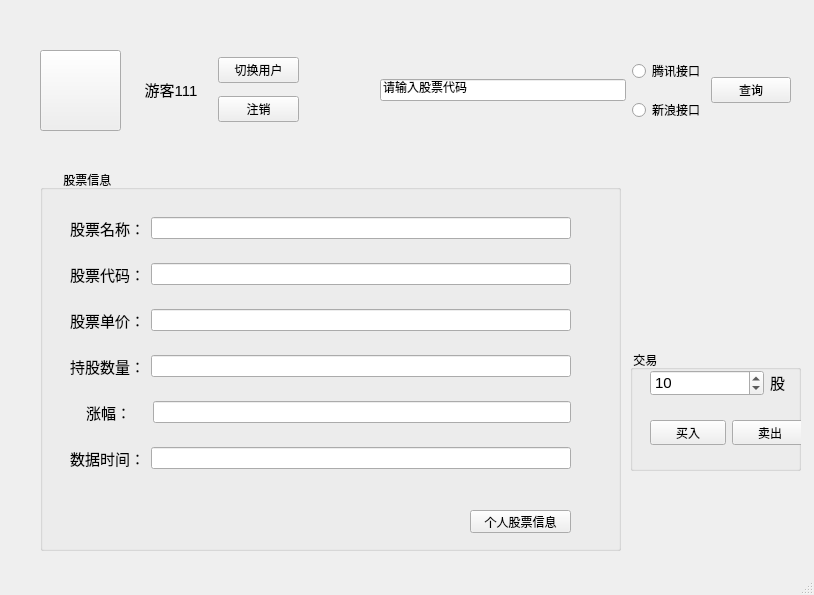
<?xml version="1.0" encoding="UTF-8"?>
<ui version="4.0">
 <class>MainWindow</class>
 <widget class="QMainWindow" name="MainWindow">
  <property name="geometry">
   <rect>
    <x>0</x>
    <y>0</y>
    <width>814</width>
    <height>595</height>
   </rect>
  </property>
  <property name="windowTitle">
   <string>MainWindow</string>
  </property>
  <widget class="QWidget" name="centralwidget">
   <widget class="QWidget" name="horizontalLayoutWidget">
    <property name="geometry">
     <rect>
      <x>380</x>
      <y>50</y>
      <width>411</width>
      <height>81</height>
     </rect>
    </property>
    <layout class="QHBoxLayout" name="horizontalLayout">
     <item>
      <widget class="QLineEdit" name="lineEdit">
       <property name="text">
        <string>请输入股票代码</string>
       </property>
      </widget>
     </item>
     <item>
      <layout class="QVBoxLayout" name="verticalLayout">
       <item>
        <widget class="QRadioButton" name="radioButton">
         <property name="text">
          <string>腾讯接口</string>
         </property>
        </widget>
       </item>
       <item>
        <widget class="QRadioButton" name="radioButton_2">
         <property name="text">
          <string>新浪接口</string>
         </property>
        </widget>
       </item>
      </layout>
     </item>
     <item>
      <widget class="QPushButton" name="pushButton_3">
       <property name="text">
        <string>查询</string>
       </property>
      </widget>
     </item>
    </layout>
   </widget>
   <widget class="QWidget" name="horizontalLayoutWidget_2">
    <property name="geometry">
     <rect>
      <x>130</x>
      <y>50</y>
      <width>169</width>
      <height>80</height>
     </rect>
    </property>
    <layout class="QHBoxLayout" name="horizontalLayout_2">
     <item>
      <widget class="QLabel" name="label">
       <property name="text">
        <string>&lt;html&gt;&lt;head/&gt;&lt;body&gt;&lt;p align=&quot;center&quot;&gt;&lt;span style=&quot; font-size:11pt;&quot;&gt;游客111&lt;/span&gt;&lt;/p&gt;&lt;/body&gt;&lt;/html&gt;</string>
       </property>
      </widget>
     </item>
     <item>
      <layout class="QVBoxLayout" name="verticalLayout_2">
       <item>
        <widget class="QPushButton" name="pushButton">
         <property name="text">
          <string>切换用户</string>
         </property>
        </widget>
       </item>
       <item>
        <widget class="QPushButton" name="pushButton_2">
         <property name="text">
          <string>注销</string>
         </property>
        </widget>
       </item>
      </layout>
     </item>
    </layout>
   </widget>
   <widget class="QPushButton" name="pushButton_4">
    <property name="geometry">
     <rect>
      <x>40</x>
      <y>50</y>
      <width>81</width>
      <height>81</height>
     </rect>
    </property>
    <property name="styleSheet">
     <string notr="true">border-image: url(:/images/user);</string>
    </property>
    <property name="text">
     <string/>
    </property>
   </widget>
   <widget class="QGroupBox" name="groupBox">
    <property name="geometry">
     <rect>
      <x>40</x>
      <y>170</y>
      <width>581</width>
      <height>381</height>
     </rect>
    </property>
    <property name="title">
     <string>       股票信息</string>
    </property>
    <widget class="QPushButton" name="pushButton_7">
     <property name="geometry">
      <rect>
       <x>430</x>
       <y>340</y>
       <width>101</width>
       <height>23</height>
      </rect>
     </property>
     <property name="text">
      <string>个人股票信息</string>
     </property>
    </widget>
    <widget class="QWidget" name="layoutWidget">
     <property name="geometry">
      <rect>
       <x>30</x>
       <y>30</y>
       <width>501</width>
       <height>291</height>
      </rect>
     </property>
     <layout class="QVBoxLayout" name="verticalLayout_7">
      <item>
       <layout class="QHBoxLayout" name="horizontalLayout_5">
        <item>
         <widget class="QLabel" name="label_3">
          <property name="text">
           <string>&lt;html&gt;&lt;head/&gt;&lt;body&gt;&lt;p&gt;&lt;span style=&quot; font-size:11pt;&quot;&gt;股票名称：&lt;/span&gt;&lt;/p&gt;&lt;/body&gt;&lt;/html&gt;</string>
          </property>
         </widget>
        </item>
        <item>
         <widget class="QLineEdit" name="lineEdit_3"/>
        </item>
       </layout>
      </item>
      <item>
       <layout class="QHBoxLayout" name="horizontalLayout_7">
        <item>
         <widget class="QLabel" name="label_5">
          <property name="text">
           <string>&lt;html&gt;&lt;head/&gt;&lt;body&gt;&lt;p&gt;&lt;span style=&quot; font-size:11pt;&quot;&gt;股票代码：&lt;/span&gt;&lt;/p&gt;&lt;/body&gt;&lt;/html&gt;</string>
          </property>
         </widget>
        </item>
        <item>
         <widget class="QLineEdit" name="lineEdit_5"/>
        </item>
       </layout>
      </item>
      <item>
       <layout class="QHBoxLayout" name="horizontalLayout_10">
        <item>
         <widget class="QLabel" name="label_8">
          <property name="text">
           <string>&lt;html&gt;&lt;head/&gt;&lt;body&gt;&lt;p&gt;&lt;span style=&quot; font-size:11pt;&quot;&gt;股票单价：&lt;/span&gt;&lt;/p&gt;&lt;/body&gt;&lt;/html&gt;</string>
          </property>
         </widget>
        </item>
        <item>
         <widget class="QLineEdit" name="lineEdit_8"/>
        </item>
       </layout>
      </item>
      <item>
       <layout class="QHBoxLayout" name="horizontalLayout_9">
        <item>
         <widget class="QLabel" name="label_7">
          <property name="text">
           <string>&lt;html&gt;&lt;head/&gt;&lt;body&gt;&lt;p&gt;&lt;span style=&quot; font-size:11pt;&quot;&gt;持股数量：&lt;/span&gt;&lt;/p&gt;&lt;/body&gt;&lt;/html&gt;</string>
          </property>
         </widget>
        </item>
        <item>
         <widget class="QLineEdit" name="lineEdit_7"/>
        </item>
       </layout>
      </item>
      <item>
       <layout class="QHBoxLayout" name="horizontalLayout_11">
        <item>
         <widget class="QLabel" name="label_9">
          <property name="minimumSize">
           <size>
            <width>71</width>
            <height>0</height>
           </size>
          </property>
          <property name="text">
           <string>&lt;html&gt;&lt;head/&gt;&lt;body&gt;&lt;p align=&quot;center&quot;&gt;&lt;span style=&quot; font-size:11pt;&quot;&gt;涨幅：&lt;/span&gt;&lt;/p&gt;&lt;/body&gt;&lt;/html&gt;</string>
          </property>
         </widget>
        </item>
        <item>
         <widget class="QLineEdit" name="lineEdit_9">
          <property name="minimumSize">
           <size>
            <width>418</width>
            <height>0</height>
           </size>
          </property>
          <property name="maximumSize">
           <size>
            <width>418</width>
            <height>16777215</height>
           </size>
          </property>
         </widget>
        </item>
       </layout>
      </item>
      <item>
       <layout class="QHBoxLayout" name="horizontalLayout_8">
        <item>
         <widget class="QLabel" name="label_6">
          <property name="text">
           <string>&lt;html&gt;&lt;head/&gt;&lt;body&gt;&lt;p&gt;&lt;span style=&quot; font-size:11pt;&quot;&gt;数据时间：&lt;/span&gt;&lt;/p&gt;&lt;/body&gt;&lt;/html&gt;</string>
          </property>
         </widget>
        </item>
        <item>
         <widget class="QLineEdit" name="lineEdit_6"/>
        </item>
       </layout>
      </item>
     </layout>
    </widget>
    <zorder>layoutWidget</zorder>
    <zorder>pushButton_7</zorder>
   </widget>
   <widget class="QGroupBox" name="groupBox_2">
    <property name="geometry">
     <rect>
      <x>630</x>
      <y>350</y>
      <width>171</width>
      <height>121</height>
     </rect>
    </property>
    <property name="title">
     <string> 交易</string>
    </property>
    <widget class="QWidget" name="layoutWidget">
     <property name="geometry">
      <rect>
       <x>20</x>
       <y>20</y>
       <width>141</width>
       <height>26</height>
      </rect>
     </property>
     <layout class="QHBoxLayout" name="horizontalLayout_13">
      <item>
       <widget class="QSpinBox" name="spinBox">
        <property name="font">
         <font>
          <family>Arial</family>
          <pointsize>11</pointsize>
         </font>
        </property>
        <property name="mouseTracking">
         <bool>false</bool>
        </property>
        <property name="value">
         <number>10</number>
        </property>
       </widget>
      </item>
      <item>
       <widget class="QLabel" name="label_4">
        <property name="maximumSize">
         <size>
          <width>21</width>
          <height>16777215</height>
         </size>
        </property>
        <property name="text">
         <string>&lt;html&gt;&lt;head/&gt;&lt;body&gt;&lt;p&gt;&lt;span style=&quot; font-size:11pt;&quot;&gt;股&lt;/span&gt;&lt;/p&gt;&lt;/body&gt;&lt;/html&gt;</string>
        </property>
       </widget>
      </item>
     </layout>
    </widget>
    <widget class="QWidget" name="layoutWidget">
     <property name="geometry">
      <rect>
       <x>20</x>
       <y>70</y>
       <width>158</width>
       <height>25</height>
      </rect>
     </property>
     <layout class="QHBoxLayout" name="horizontalLayout_15">
      <item>
       <widget class="QPushButton" name="pushButton_8">
        <property name="text">
         <string>买入</string>
        </property>
       </widget>
      </item>
      <item>
       <widget class="QPushButton" name="pushButton_9">
        <property name="text">
         <string>卖出</string>
        </property>
       </widget>
      </item>
     </layout>
    </widget>
   </widget>
   <widget class="QWidget" name="widget" native="true">
    <property name="geometry">
     <rect>
      <x>0</x>
      <y>0</y>
      <width>811</width>
      <height>591</height>
     </rect>
    </property>
    <property name="styleSheet">
     <string notr="true">background-image: url(:/images/background);</string>
    </property>
   </widget>
   <zorder>widget</zorder>
   <zorder>horizontalLayoutWidget</zorder>
   <zorder>horizontalLayoutWidget_2</zorder>
   <zorder>pushButton_4</zorder>
   <zorder>groupBox</zorder>
   <zorder>groupBox_2</zorder>
  </widget>
  <widget class="QStatusBar" name="statusbar"/>
 </widget>
 <resources/>
 <connections/>
</ui>
